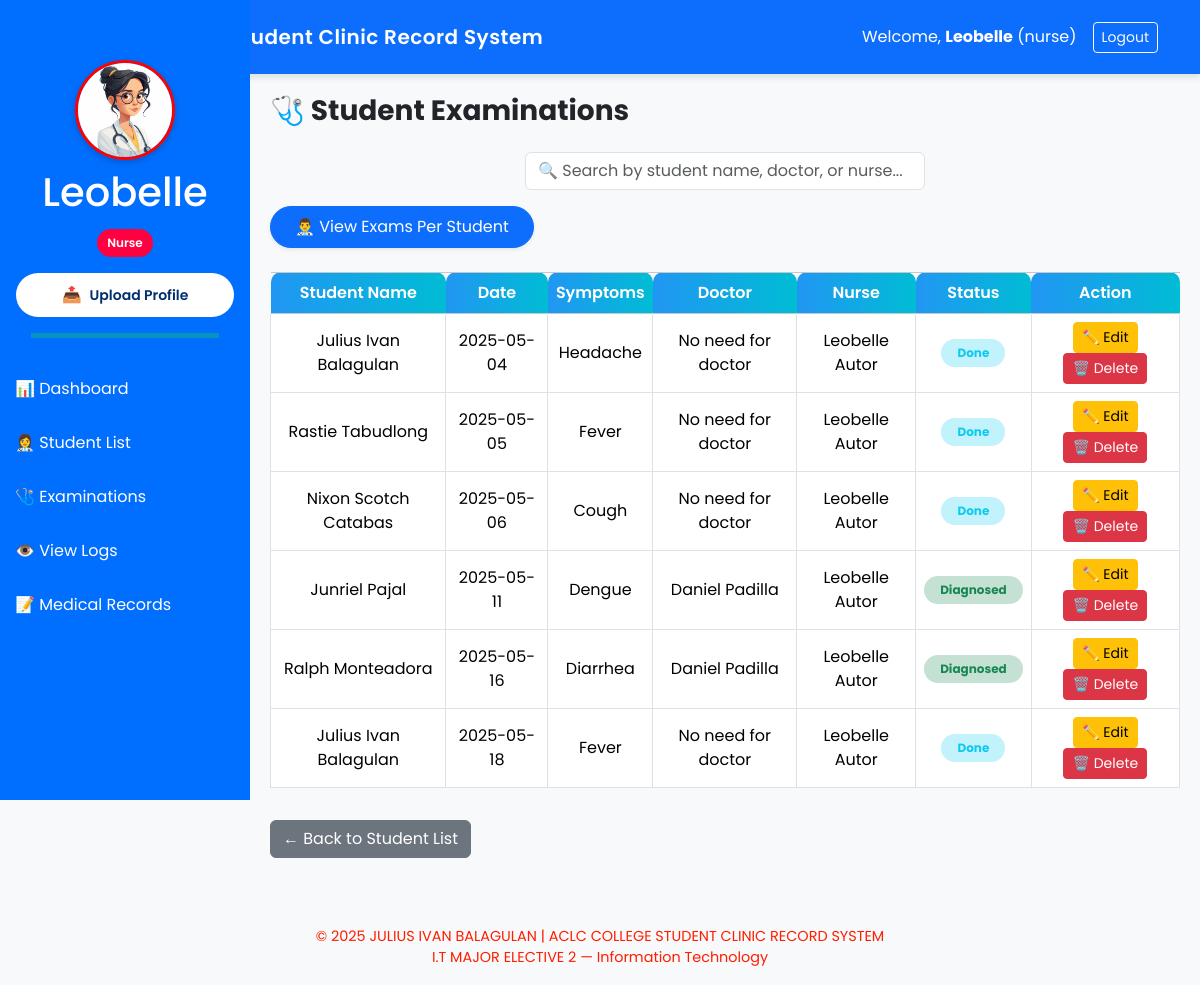
Screenshot of /nurse/examinations (signed in) with the database file from the repository.
### app.py (models this page shows)
class User(db.Model):
    id: Mapped[int] = mapped_column(primary_key=True, autoincrement=True, unique=True)
    username: Mapped[str]
    password: Mapped[str]
    role: Mapped[str]
    profile_photo: Mapped[str]

class StudentExamine(db.Model):
    id: Mapped[int] = mapped_column(primary_key=True, autoincrement=True, unique=True)
    student_id: Mapped[int] = mapped_column(ForeignKey("student_info.id"), nullable=False)
    doctor_id: Mapped[int] = mapped_column(ForeignKey("doctor.id"), nullable=True)
    nurse_id: Mapped[int] = mapped_column(ForeignKey("nurse.id"), nullable=False)
    examine_date: Mapped[str]
    symptoms: Mapped[str]
    student = Relationship("StudentInfo", back_populates="examinations")
    doctor = Relationship("Doctor", back_populates="examinations")
    nurse = Relationship("Nurse", back_populates="examinations")
    diagnosis = Relationship("Diagnosis", back_populates="examine", uselist=False, cascade="all, delete-orphan")
    medical_record = Relationship("StudentMedicalRecord", back_populates="examination", uselist=False, cascade="all, delete-orphan")

class StudentInfo(db.Model):
    id: Mapped[int] = mapped_column(primary_key=True, autoincrement=True, unique=True)
    first_name: Mapped[str]
    last_name: Mapped[str]
    gender: Mapped[str]
    bod: Mapped[str]
    contact_info: Mapped[str]
    examinations = Relationship("StudentExamine", back_populates="student", cascade="all, delete-orphan")
    medical_records = Relationship("StudentMedicalRecord", back_populates="student", cascade="all, delete-orphan")
    logs = Relationship("StudentLog", back_populates="student", cascade="all, delete-orphan")

class Nurse(db.Model):
    id: Mapped[int] = mapped_column(primary_key=True, autoincrement=True, unique=True)
    first_name: Mapped[str]
    last_name: Mapped[str]
    shift: Mapped[str]
    contact_info: Mapped[str]
    examinations = Relationship("StudentExamine", back_populates="nurse", cascade="all, delete-orphan")

class Doctor(db.Model):
    id: Mapped[int] = mapped_column(primary_key=True, autoincrement=True, unique=True)
    first_name: Mapped[str]
    last_name: Mapped[str]
    specialization: Mapped[str]
    contact_info: Mapped[str]
    examinations = Relationship("StudentExamine", back_populates="doctor", cascade="all, delete-orphan")

### app.py (the view)
@app.route('/nurse/examinations')
def nurse_view_examinations():
    if session.get('role') != 'nurse':
        flash('Unauthorized access.', 'danger')
        return redirect(url_for('login'))
    examinations = StudentExamine.query.all()
    students = StudentInfo.query.all()
    grouped_students = []
    for student in students:
        student_exams = [exam for exam in examinations if exam.student_id == student.id]
        if student_exams:
            student.examinations = sorted(student_exams, key=lambda e: e.examine_date, reverse=True)
            grouped_students.append(student)
    return render_template('User/nurse_view_examination.html', examinations=examinations, grouped_students=grouped_students)

### app.py (called while the page is built)
@app.context_processor
def inject_user():
    if 'username' in session:
        user = User.query.filter_by(username=session['username']).first()
        return dict(user=user)
    return dict(user=None)

### templates/User/nurse_view_examination.html (shortened to what this page needs)
{% extends "Base/base.html" %}
{% block content %}
<link rel="stylesheet" href="{{ url_for('static', filename='viewexamination.css') }}">
<h3 class="mb-4 fw-bold">🩺 Student Examinations</h3>
<div class="mb-3">
  <input type="text" id="examSearchInput" class="form-control" placeholder="🔍 Search by student name, doctor, or nurse..." onkeyup="filterExamTable()">
</div>
<button class="btn btn-primary mb-4 rounded-pill shadow-sm px-4 py-2" onclick="toggleGroupedExams()">
  👨‍⚕️ View Exams Per Student
</button>
<div class="table-responsive">
  <table class="table table-bordered text-center align-middle custom-table">
    <thead class="table-light">
      <tr>
        <th>Student Name</th>
        <th>Date</th>
        <th>Symptoms</th>
        <th>Doctor</th>
        <th>Nurse</th>
        <th>Status</th>
        <th>Action</th>
      </tr>
    </thead>
    <tbody>
      {% for exam in examinations %}
      <tr>
        <td>{{ exam.student.first_name }} {{ exam.student.last_name }}</td>
        <td>{{ exam.examine_date }}</td>
        <td>{{ exam.symptoms }}</td>
        <td>
          {% if exam.doctor %}
            {{ exam.doctor.first_name }} {{ exam.doctor.last_name }}
          {% else %}
            No need for doctor
          {% endif %}
        </td>
        <td>{{ exam.nurse.first_name }} {{ exam.nurse.last_name }}</td>
        <td>
          {% if exam.diagnosis %}
            <span class="badge bg-success bg-opacity-25 text-success px-3 py-2 rounded-pill">Diagnosed</span>
          {% elif not exam.doctor %}
            <span class="badge bg-info bg-opacity-25 text-info px-3 py-2 rounded-pill">Done</span>
          {% else %}
            <span class="badge bg-warning bg-opacity-25 text-warning px-3 py-2 rounded-pill">Pending</span>
          {% endif %}
        </td>
        <td>
          <a href="{{ url_for('edit_examination', exam_id=exam.id) }}" class="btn btn-sm btn-warning">✏️ Edit</a>
          <form action="{{ url_for('delete_examination', exam_id=exam.id) }}" method="POST" style="display:inline;">
            <button type="submit" class="btn btn-sm btn-danger" onclick="return confirm('Are you sure you want to delete this examination?');">
              🗑️ Delete
            </button>
          </form>
        </td>
      </tr>
      {% endfor %}
    </tbody>
  </table>
</div>
<a href="{{ url_for('nurse_view_students') }}" class="btn btn-secondary mt-3">← Back to Student List</a>
{% endblock %}

### templates/Base/base.html (shortened to what this page needs)
<!DOCTYPE html>
<html lang="en">
<head>
    <link rel="stylesheet" href="{{ url_for('static', filename='base.css') }}">
    {{ bootstrap.load_css() }}
</head>
<body>
    <nav class="navbar navbar-expand-lg navbar-dark bg-primary py-3">
        <div class="container">
            <a class="navbar-brand d-flex align-items-center gap-2 fw-semibold text-white" href="#">
                <span style="letter-spacing: 0.5px;"> ACLC College Student Clinic Record System</span>
            </a>
            {% if session.get('username') %}
            <div class="d-flex align-items-center text-white">
                <span class="me-3">Welcome, <strong>{{ session['username'] }}</strong> ({{ session['role'] }})</span>
                <a href="{{ url_for('logout') }}" class="btn btn-outline-light btn-sm">Logout</a>
            </div>
            {% endif %}
        </div>
    </nav>
   {% if session.get('username') %}
   <div class="sidebar">
       <div class="text-center mb-4">
           <div class="profile-pic-container">
            {% if user and user.profile_photo %}
            <img src="{{ url_for('static', filename='uploads/' ~ user.profile_photo) }}" class="rounded-circle" width="100" height="100" alt="Profile">
           {% else %}
            <img src="{{ url_for('static', filename='default.png') }}" class="rounded-circle" width="100" height="100" alt="Default Profile">
           {% endif %}
           </div>
           <h1 class="mt-2">{{ session['username'] }}</h1>
           <p class="badge-role">{{ session['role'] | capitalize }}</p>
           <form action="{{ url_for('upload_profile') }}" method="POST" enctype="multipart/form-data" class="d-grid gap-2 px-3">
            <button type="button" class="upload-btn" onclick="toggleFileInput()"> <span class="icon">📤</span> Upload Profile</button>
          </form>
           <hr class="sidebar-divider">
       </div>
       {% if session['role'] == 'admin' %}
           <a href="{{ url_for('admin_dashboard') }}">📊 Dashboard</a>
           <a href="{{ url_for('register_user') }}">📝 Register User</a>
           <a href="{{ url_for('view_users') }}">👥 View All Users</a>
           <a href="{{ url_for('admin_students') }}">🎓 View Students Info</a>
           <a href="{{ url_for('nurse_profile') }}">👩‍⚕️ Nurse Profile</a>
           <a href="{{ url_for('view_doctors') }}">👨‍⚕️ Doctor Profile</a>
           <a href="{{ url_for('view_logs') }}">👁️ View Logs</a>
       {% elif session['role'] == 'nurse' %}
           <a href="{{ url_for('nurse_dashboard') }}">📊 Dashboard</a>
           <a href="{{ url_for('nurse_view_students') }}">👩‍⚕️ Student List</a>
           <a href="{{ url_for('nurse_view_examinations') }}">🩺 Examinations</a>
           <a href="{{ url_for('nurse_view_logs') }}">👁️ View Logs</a>
           <a href="{{ url_for('view_student_medical_records') }}">📝 Medical Records</a>
       {% elif session['role'] == 'doctor' %}
           <a href="{{ url_for('doctor_dashboard') }}">📊 Dashboard</a>
           <a href="{{ url_for('doctor_examinations') }}">🩺 Examinations</a>
           <a href="{{ url_for('view_all_diagnoses') }}">👁️ View Diagnoses</a>
       {% endif %}
   </div>
   {% endif %}
    <main class="content">
        {% block content %}{% endblock %}
    </main>
  <footer class="text-center mt-5 mb-3">
    <p>&copy; {{ 2025 }} JULIUS IVAN BALAGULAN | ACLC COLLEGE STUDENT CLINIC RECORD SYSTEM <br>
    I.T MAJOR ELECTIVE 2 — Information Technology</p>
  </footer>
</body>
</html>

### static/base.css (style rules this page uses)
body { font-family: 'Poppins', sans-serif; background-color: #f2f6fc; }
.navbar { box-shadow: 0 4px 6px rgba(0, 0, 0, 0.1); }
footer { font-size: 0.9rem; color: #ff1e00; }
.sidebar { height: 100vh; position: fixed; top: 0; left: 0; width: 250px; background-color: #006eff; color: white; padding-top: 60px; }
.sidebar a { color: white; display: block; padding: 15px; text-decoration: none; }
.content { margin-left: 250px; padding: 20px; }
.sidebar-divider { border-top: 5px solid rgb(21, 255, 0); width: 75%; margin: 1rem auto; }
.upload-btn { background-color: #ffffff; color: #002f6c; border: none; padding: 10px 15px; font-weight: 600; font-size: 14px; border-radius: 30px; display: flex; align-items: center; justify-content: center; gap: 8px; cursor: pointer; width: 100%; transition: background-color 0.3s ease, color 0.3s ease; }
.upload-btn .icon { font-size: 16px; }
.badge-role { display: inline-block; background-color: #ff0040; color: #fff; font-size: 12px; font-weight: 600; padding: 5px 10px; border-radius: 20px; margin-top: 5px; text-transform: capitalize; }

### static/viewexamination.css (style rules this page uses)
body { background-color: #f8f9fa; font-family: 'Poppins', sans-serif; }
.sidebar .profile-pic-container img { border: 3px solid #ff0000; box-shadow: 0 2px 6px rgba(0,0,0,0.2); }
.custom-table thead th { background: linear-gradient(to right, #2196F3, #00BCD4); color: white; font-weight: 600; border: none; text-align: center; vertical-align: middle; border-top-left-radius: 10px; border-top-right-radius: 10px; }
.custom-table tbody tr { background-color: #fff; border-radius: 8px; transition: background 0.3s ease; }
#examSearchInput { max-width: 400px; margin-left: auto; margin-right: auto; }

### rows the page displays
User: role "nurse", profile_photo (picture), role "Nurse"
StudentExamine: student.first_name "Julius Ivan", student.last_name "Balagulan", examine_date "2025-05-04", symptoms "Headache", shows "No need for doctor", nurse.first_name "Leobelle", nurse.last_name "Autor", shows "Done"
StudentExamine: student.first_name "Rastie", student.last_name "Tabudlong", examine_date "2025-05-05", symptoms "Fever", shows "No need for doctor", nurse.first_name "Leobelle", nurse.last_name "Autor", shows "Done"
StudentExamine: student.first_name "Nixon Scotch", student.last_name "Catabas", examine_date "2025-05-06", symptoms "Cough", shows "No need for doctor", nurse.first_name "Leobelle", nurse.last_name "Autor", shows "Done"
StudentExamine: student.first_name "Junriel", student.last_name "Pajal", examine_date "2025-05-11", symptoms "Dengue", doctor.first_name "Daniel", doctor.last_name "Padilla", nurse.first_name "Leobelle", nurse.last_name "Autor", shows "Diagnosed"
StudentExamine: student.first_name "Ralph", student.last_name "Monteadora", examine_date "2025-05-16", symptoms "Diarrhea", doctor.first_name "Daniel", doctor.last_name "Padilla", nurse.first_name "Leobelle", nurse.last_name "Autor", shows "Diagnosed"
StudentExamine: student.first_name "Julius Ivan", student.last_name "Balagulan", examine_date "2025-05-18", symptoms "Fever", shows "No need for doctor", nurse.first_name "Leobelle", nurse.last_name "Autor", shows "Done"

### other values shown
{{ session['username'] }} "Leobelle"
{{ 2025 }} "2025"
